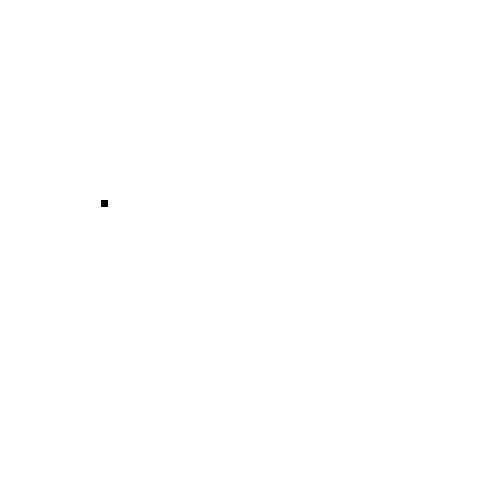
Frame 1 (no input)
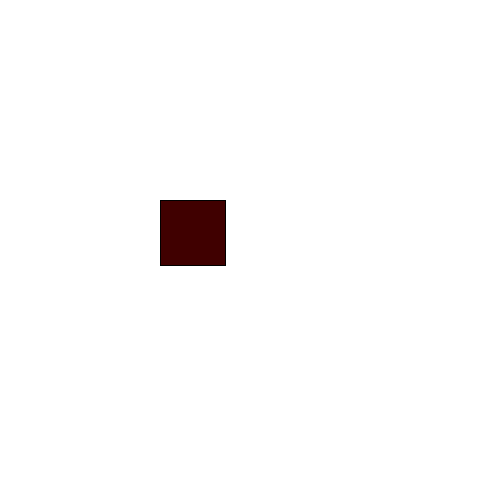
Frame 60 (the mouse pressed at the canvas centre just before this capture)
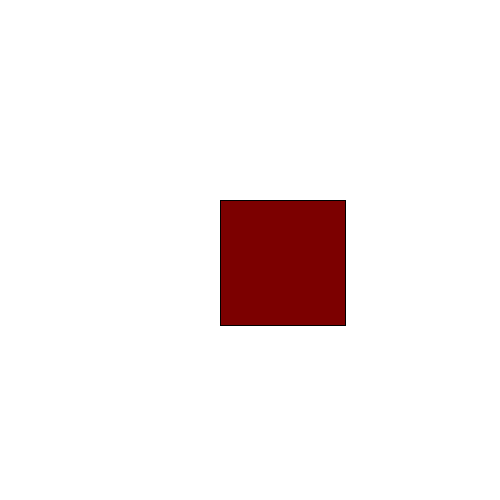
Frame 120 (the mouse held since frame 60 and released just before this capture)

The Processing sketch that drew these frames (run headless with seeded random() and noise(); from frame 60 on, the mouse is pressed at the canvas centre):

// Processing sketch: variables_1
// ── variables_1.pde
float tam; //declarar variable
float posX;
float posY;

void setup() {
  size(500, 500);
  posX= 100;
  posY= 200;
  tam = 5; //asignar valor a la variable
}

void draw() {
  background(255);
  fill(tam,0,0); //usar para color
  tam = tam+1; //sumarle 1 en cada vuelta del loop
  posX = posX + 1;
  rect(posX, posY, tam, tam); //usarla para dibujar 
}
